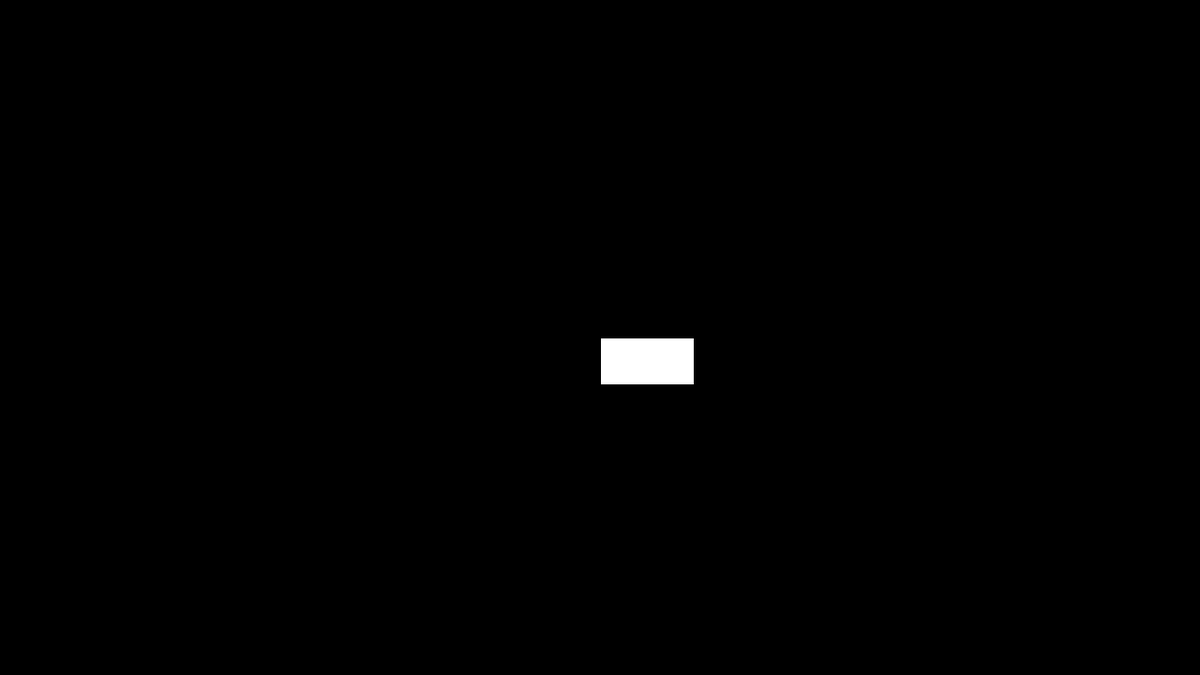
Frame 1 (no input)
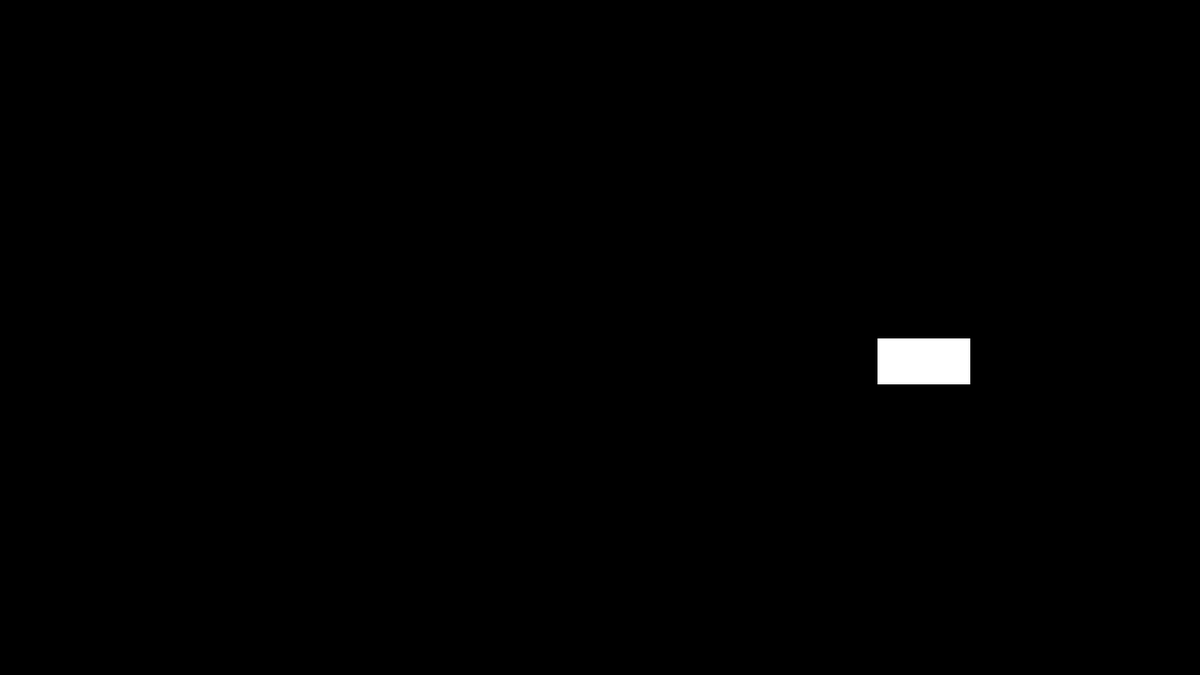
Frame 60 (the mouse pressed at the canvas centre just before this capture)
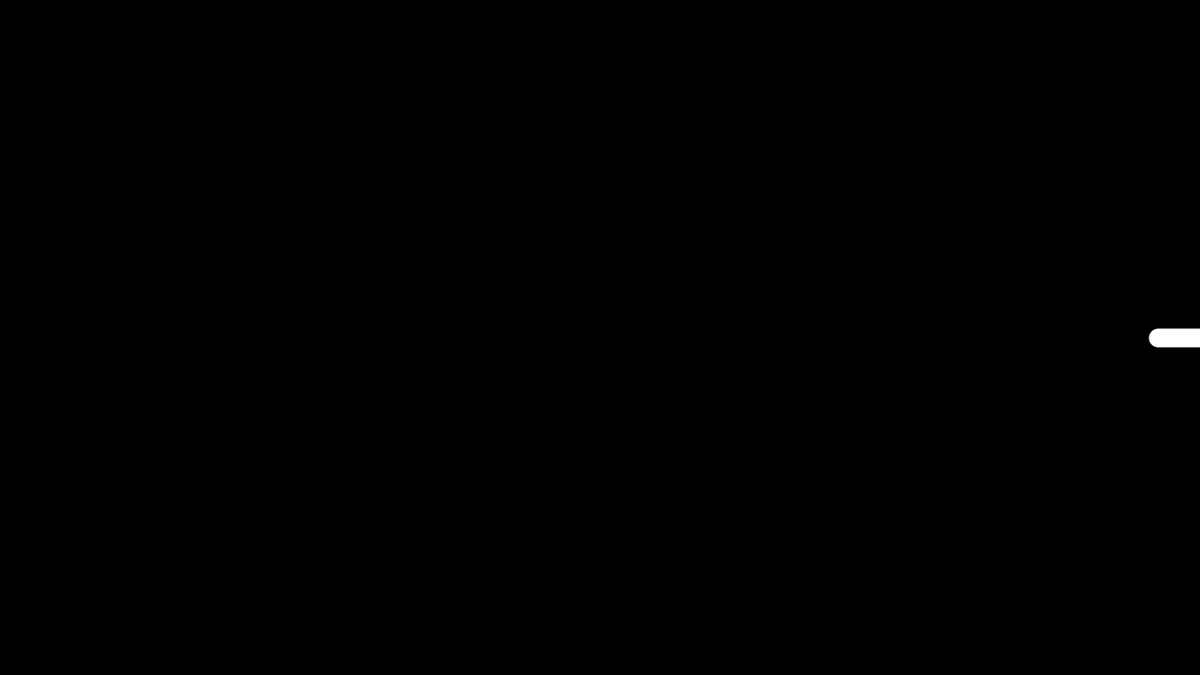
Frame 120 (the mouse held since frame 60 and released just before this capture)

The Processing sketch that drew these frames (run headless with seeded random() and noise(); from frame 60 on, the mouse is pressed at the canvas centre):

// Processing sketch: sketch_05_conditionals
// ── sketch_05_conditionals.pde
// CONDITIONALS

// if (condition) {
// exec the code block
// }

float shapeX;
float shapeY;
float direction;
float speed;

void setup() {
  size(1280, 720);
  shapeX = width / 2;
  shapeY = height / 2;
  direction = 1;
  speed = 5;
}

void draw() {
  background(0);

  // Shape shift
  if (shapeX < 320) {
    circle(shapeX, shapeY, 50);
  } else if (shapeX < 640) {
    square(shapeX, shapeY, 50);
  } else if (shapeX < 960) {
    rect(shapeX, shapeY, 100, 50);
  } else {
    stroke(255);
    strokeWeight(20);
    line(shapeX, shapeY, shapeX + 50, shapeY);
  }

  // Collision
  if (shapeX > width - 25) {
    direction = -1;
  } else if (shapeX < 0 + 25) {
    direction = 1;
  }

  shapeX += speed * direction;
}
